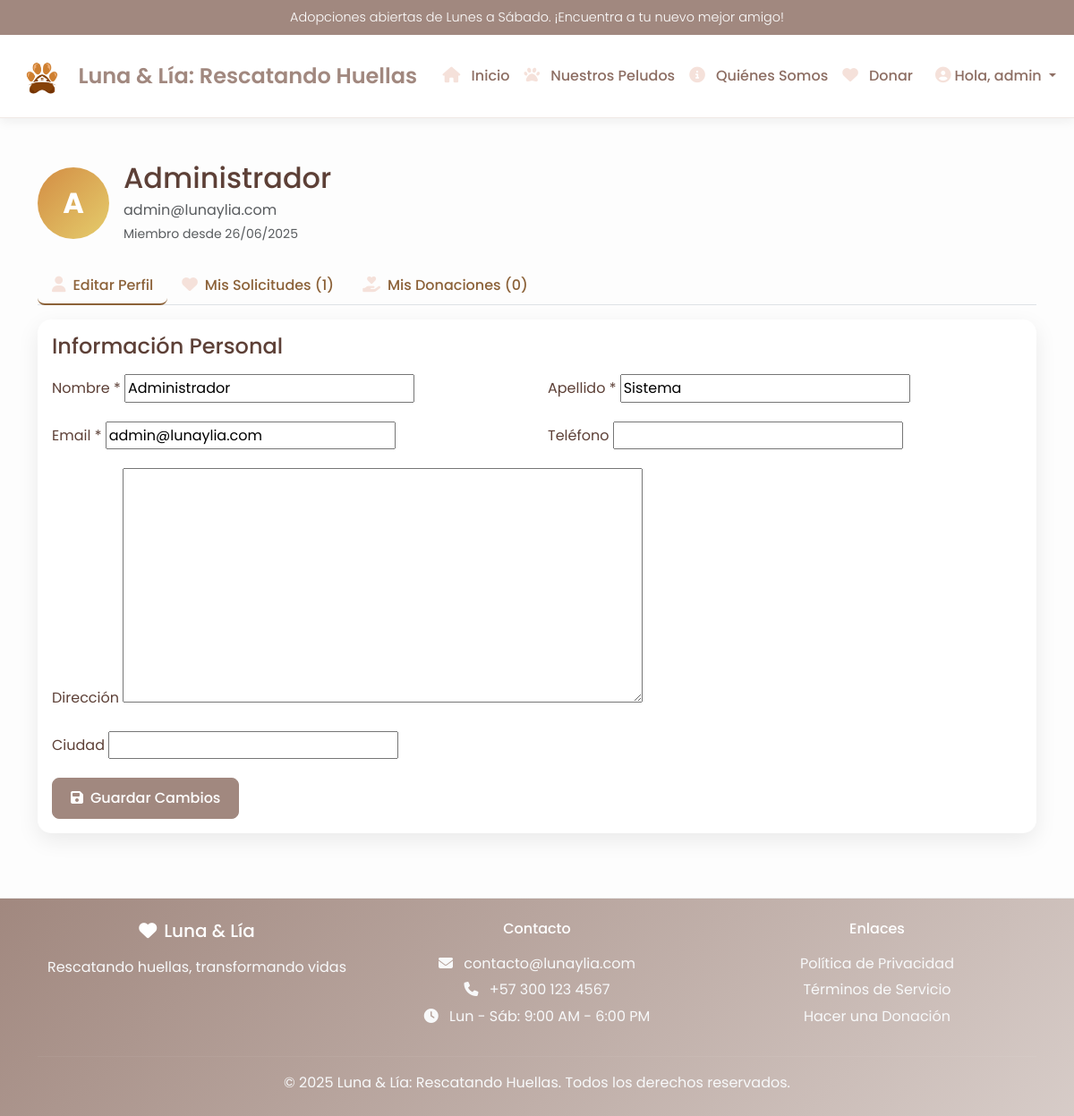
/perfil/ (signed in), run on the app's committed database.
### adopcion/models.py (models this page shows, shortened)
class Usuario(AbstractUser):
    ROL_CHOICES = (
        ('usuario', 'Usuario'),
        ('administrador', 'Administrador'),
    )
    TIPO_VIVIENDA_CHOICES = (
        ('casa', 'Casa'),
        ('apartamento', 'Apartamento'),
        ('finca', 'Finca'),
    )
    first_name = None
    last_name = None
    nombre = models.CharField(
        max_length=100,
        blank=False,
        null=False,
        validators=[
            RegexValidator(
                regex=r'^[a-zA-ZáéíóúÁÉÍÓÚñÑ\s]+$',
                message="El nombre solo puede contener letras y espacios."
            )
        ]
    )
    apellido = models.CharField(
        max_length=100,
        blank=False,
        null=False,
        validators=[
            RegexValidator(
                regex=r'^[a-zA-ZáéíóúÁÉÍÓÚñÑ\s]+$',
                message="El apellido solo puede contener letras y espacios."
            )
        ]
    )
    telefono = models.CharField(
        max_length=20,
        blank=True,
        validators=[
            RegexValidator(
                regex=r'^[\d\s\-\+\(\)]+$',
                message="El teléfono solo puede contener números, espacios, guiones, paréntesis y el símbolo +."
            )
        ]
    )
    direccion = models.TextField(blank=True)
    ciudad = models.CharField(
        max_length=100,
        blank=True,
        validators=[
            RegexValidator(
                regex=r'^[a-zA-ZáéíóúÁÉÍÓÚñÑ\s]+$',
                message="La ciudad solo puede contener letras y espacios."
            )
        ]
    )
    fecha_nacimiento = models.DateField(null=True, blank=True)
    ocupacion = models.CharField(
        max_length=100,
        blank=True,
        validators=[
            RegexValidator(
                regex=r'^[a-zA-ZáéíóúÁÉÍÓÚñÑ\s]+$',
                message="La ocupación solo puede contener letras y espacios."
            )
        ]
    )
    tipo_vivienda = models.CharField(max_length=20, choices=TIPO_VIVIENDA_CHOICES, default='casa')
    tiene_experiencia_mascotas = models.BooleanField(default=False)
    rol = models.CharField(max_length=15, choices=ROL_CHOICES, default='usuario')

### adopcion/views.py (the view)
# urls.py: path('perfil/', views.perfil_view, name='perfil'),
@login_required
def perfil_view(request):
    if request.method == 'POST':
        form = UserUpdateForm(request.POST, instance=request.user)
        if form.is_valid():
            form.save()
            messages.success(request, '¡Tu perfil ha sido actualizado con éxito!')
            return redirect('perfil')
    else:
        form = UserUpdateForm(instance=request.user)
    solicitudes = SolicitudAdopcion.objects.filter(usuario=request.user).order_by('-fecha_solicitud')
    donaciones = Donacion.objects.filter(usuario=request.user).order_by('-fecha_donacion')
    context = {
        'form': form,
        'solicitudes': solicitudes,
        'donaciones': donaciones
    }
    return render(request, 'adopcion/perfil.html', context)

### adopcion/templates/adopcion/perfil.html (shortened to what this page needs)
{% extends 'adopcion/base.html' %}
{% load static %}
{% block content %}
<div class="container mt-4">
    <div class="row">
        <div class="col-12">
            <div class="d-flex align-items-center mb-4">
                <div class="user-avatar-large me-3" style="width: 80px; height: 80px; background: linear-gradient(135deg, #d38d44, #e5cd6c); border-radius: 50%; display: flex; align-items: center; justify-content: center; color: white; font-weight: bold; font-size: 2rem;">
                    {{ user.nombre|default:user.username|first|upper }}
                </div>
                <div>
                    <h2 class="mb-1">{{ user.nombre|default:user.username }}</h2>
                    <p class="text-muted mb-0">{{ user.email }}</p>
                    <small class="text-muted">Miembro desde {{ user.date_joined|date:"d/m/Y" }}</small>
                </div>
            </div>
        </div>
    </div>
    <ul class="nav nav-tabs" id="myTab" role="tablist">
        <li class="nav-item" role="presentation">
            <button class="nav-link active" id="perfil-tab" data-bs-toggle="tab" data-bs-target="#perfil" type="button" role="tab">
                <i class="fas fa-user me-2"></i>Editar Perfil
            </button>
        </li>
        <li class="nav-item" role="presentation">
            <button class="nav-link" id="solicitudes-tab" data-bs-toggle="tab" data-bs-target="#solicitudes" type="button" role="tab">
                <i class="fas fa-heart me-2"></i>Mis Solicitudes ({{ solicitudes.count }})
            </button>
        </li>
        <li class="nav-item" role="presentation">
            <button class="nav-link" id="donaciones-tab" data-bs-toggle="tab" data-bs-target="#donaciones" type="button" role="tab">
                <i class="fas fa-hand-holding-heart me-2"></i>Mis Donaciones ({{ donaciones.count }})
            </button>
        </li>
    </ul>
    <div class="tab-content" id="myTabContent">
        <div class="tab-pane fade show active" id="perfil" role="tabpanel" tabindex="0">
            <div class="card card-body mt-3">
                <h4 class="card-title mb-3">Información Personal</h4>
                <form method="post">
                    <div class="row">
                        <div class="col-md-6">
                            <div class="mb-3">
                                <label for="{{ form.nombre.id_for_label }}" class="form-label">Nombre *</label>
                                {{ form.nombre }}
                            </div>
                        </div>
                        <div class="col-md-6">
                            <div class="mb-3">
                                <label for="{{ form.apellido.id_for_label }}" class="form-label">Apellido *</label>
                                {{ form.apellido }}
                            </div>
                        </div>
                    </div>
                    <div class="row">
                        <div class="col-md-6">
                            <div class="mb-3">
                                <label for="{{ form.email.id_for_label }}" class="form-label">Email *</label>
                                {{ form.email }}
                            </div>
                        </div>
                        <div class="col-md-6">
                            <div class="mb-3">
                                <label for="{{ form.telefono.id_for_label }}" class="form-label">Teléfono</label>
                                {{ form.telefono }}
                            </div>
                        </div>
                    </div>
                    <div class="mb-3">
                        <label for="{{ form.direccion.id_for_label }}" class="form-label">Dirección</label>
                        {{ form.direccion }}
                    </div>
                    <div class="mb-3">
                        <label for="{{ form.ciudad.id_for_label }}" class="form-label">Ciudad</label>
                        {{ form.ciudad }}
                    </div>
                    <button type="submit" class="btn btn-primary">
                        <i class="fas fa-save me-2"></i>Guardar Cambios
                    </button>
                </form>
            </div>
        </div>
    </div>
</div>
{% endblock %}

### adopcion/templates/adopcion/base.html (shortened to what this page needs)
{% load static %}
{% load admin_filters %}
<!DOCTYPE html>
<html lang="es">
<head>
    <link href="https://cdn.jsdelivr.net/npm/bootstrap@5.3.0/dist/css/bootstrap.min.css" rel="stylesheet">
    <link rel="stylesheet" href="https://cdnjs.cloudflare.com/ajax/libs/font-awesome/6.5.1/css/all.min.css">
    <link rel="stylesheet" href="{% static 'css/styles.css' %}">
</head>
<body>
    <header class="header-container">
        <div class="top-bar text-center p-2">
            Adopciones abiertas de Lunes a Sábado. ¡Encuentra a tu nuevo mejor amigo!
        </div>
        <nav class="navbar navbar-expand-lg">
            <div class="container-fluid">
                <a class="navbar-brand d-flex align-items-center" href="{% url 'inicio' %}">
                    <img src="{% static 'images/log.png' %}" alt="Logo Luna & Lía" height="50">
                    <span class="ms-2 site-title">Luna & Lía: Rescatando Huellas</span>
                </a>
                <div class="collapse navbar-collapse" id="navbarNav">
                    {% if user.is_authenticated and user.email|is_admin_email %}
                        <ul class="navbar-nav ms-auto">
                            <li class="nav-item"><a class="nav-link" href="{% url 'admin_dashboard' %}"><i class="fas fa-chart-line"></i> Panel</a></li>
                            <li class="nav-item"><a class="nav-link" href="{% url 'admin_agregar_mascota' %}"><i class="fas fa-plus"></i> Añadir Mascota</a></li>
                            <li class="nav-item"><a class="nav-link" href="{% url 'admin_solicitudes' %}"><i class="fas fa-file-alt"></i> Solicitudes</a></li>
                            <li class="nav-item"><a class="nav-link" href="{% url 'admin_reportes' %}"><i class="fas fa-file-pdf"></i> Reportes</a></li>
                            <li class="nav-item dropdown">
                                <a class="nav-link dropdown-toggle" href="#" id="navbarDropdownDonaciones" role="button" data-bs-toggle="dropdown" aria-expanded="false">
                                    <i class="fas fa-heart"></i> Donaciones
                                </a>
                                <ul class="dropdown-menu" aria-labelledby="navbarDropdownDonaciones">
                                    <li><a class="dropdown-item" href="{% url 'busqueda_donantes' %}"><i class="fas fa-search"></i> Buscar Donantes</a></li>
                                    <li><a class="dropdown-item" href="{% url 'gestionar_categorias' %}"><i class="fas fa-tags"></i> Gestionar Categorías</a></li>
                                </ul>
                            </li>
                            <li class="nav-item dropdown">
                                <a class="nav-link dropdown-toggle" href="#" id="navbarDropdownAdmin" role="button" data-bs-toggle="dropdown" aria-expanded="false">
                                    <i class="fas fa-user-shield"></i> {{ user.username }}
                                </a>
                                <ul class="dropdown-menu dropdown-menu-end" aria-labelledby="navbarDropdownAdmin">
                                    <li>
                                        <a class="dropdown-item position-relative" href="{% url 'notificaciones' %}">
                                            <i class="fas fa-bell"></i> Notificaciones
                                            {% if tiene_notificaciones %}
                                                <span class="position-absolute top-0 start-100 translate-middle badge rounded-pill bg-danger">
                                                    {{ notificaciones_no_leidas }}
                                                </span>
                                            {% endif %}
                                        </a>
                                    </li>
                                    <li><hr class="dropdown-divider"></li>
                                    <li><a class="dropdown-item" href="{% url 'logout' %}">Cerrar Sesión</a></li>
                                </ul>
                            </li>
                        </ul>
                    {% else %}
                        <ul class="navbar-nav mx-auto">
                            <li class="nav-item">
                                <a class="nav-link" href="{% url 'inicio' %}"><i class="fas fa-home"></i> Inicio</a>
                            </li>
                            <li class="nav-item">
                                <a class="nav-link" href="{% url 'lista_mascotas' %}"><i class="fas fa-paw"></i> Nuestros Peludos</a>
                            </li>
                            <li class="nav-item">
                                <a class="nav-link" href="{% url 'quienes_somos' %}"><i class="fas fa-info-circle"></i> Quiénes Somos</a>
                            </li>
                            <li class="nav-item">
                                <a class="nav-link" href="{% url 'donar' %}"><i class="fas fa-heart"></i> Donar</a>
                            </li>
                        </ul>
                        <ul class="navbar-nav ms-auto">
                            {% if user.is_authenticated %}
                                <li class="nav-item dropdown">
                                    <a class="nav-link dropdown-toggle" href="#" id="navbarDropdownUser" role="button" data-bs-toggle="dropdown" aria-expanded="false">
                                        <i class="fas fa-user-circle me-1"></i>Hola, {{ user.username }}
                                    </a>
                                </li>
                            {% else %}
                                <li class="nav-item"><a href="{% url 'login' %}" class="btn btn-primary-custom">Iniciar Sesión</a></li>
                                <li class="nav-item ms-2"><a href="{% url 'registro' %}" class="btn btn-secondary-custom">Registrarse</a></li>
                            {% endif %}
                        </ul>
                    {% endif %}
                </div>
            </div>
        </nav>
    </header>
    <main class="container-fluid py-4">
        {% block content %}{% endblock %}
    </main>
    <footer class="footer-container text-center py-4 mt-5">
        <div class="container">
            <div class="row">
                <div class="col-md-4">
                    <h5 class="text-white mb-3"><i class="fas fa-heart me-2"></i>Luna & Lía</h5>
                    <p class="text-light">Rescatando huellas, transformando vidas</p>
                </div>
                <div class="col-md-4">
                    <h6 class="text-white mb-3">Contacto</h6>
                    <p class="text-light mb-1">
                        <i class="fas fa-envelope me-2"></i>
                        <a href="mailto:contacto@lunaylia.com" class="text-light text-decoration-none">contacto@lunaylia.com</a>
                    </p>
                    <p class="text-light mb-1">
                        <i class="fas fa-phone me-2"></i>
                        <a href="tel:+573001234567" class="text-light text-decoration-none">+57 300 123 4567</a>
                    </p>
                    <p class="text-light">
                        <i class="fas fa-clock me-2"></i>
                        Lun - Sáb: 9:00 AM - 6:00 PM
                    </p>
                </div>
                <div class="col-md-4">
                    <h6 class="text-white mb-3">Enlaces</h6>
                    <p class="mb-1">
                        <a href="#" class="text-light text-decoration-none">Política de Privacidad</a>
                    </p>
                    <p class="mb-1">
                        <a href="#" class="text-light text-decoration-none">Términos de Servicio</a>
                    </p>
                    <p class="mb-0">
                        <a href="{% url 'donar' %}" class="text-light text-decoration-none">Hacer una Donación</a>
                    </p>
                </div>
            </div>
            <hr class="my-3" style="border-color: rgba(255,255,255,0.2);">
            <p class="text-light mb-0">&copy; {% now "Y" %} Luna & Lía: Rescatando Huellas. Todos los derechos reservados.</p>
        </div>
    </footer>
    <div class="toast-container position-fixed bottom-0 end-0 p-3" style="z-index: 9999;">
    </div>
</body>
</html>

### data on the page
Usuario: username "admin", nombre|first "A", nombre "Administrador", email "admin@lunaylia.com", date_joined "26/06/2025", apellido "Sistema"

### other printed values
{{ solicitudes.count }} "1"
{{ donaciones.count }} "0"
